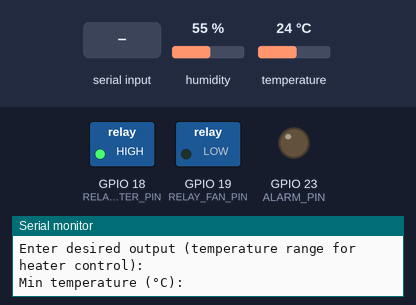
A sketch run on a simulated ESP32. Parts: switched loads named in the sketch (green lamp = pin HIGH), output pins drawn as LEDs (lit = HIGH), the last lines printed to the serial monitor. The test bench sets the inputs (shaded band); at power-on: humidity 55 %, temperature 24 °C.

Above: at 0.8 s.
0.9 s: "90,45\n" received over Serial
At 1.3 s:
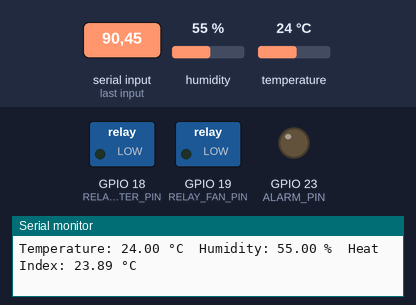
Timing chart, 0 to 3.9 s (numbered marks = the images above; inputs shaded):
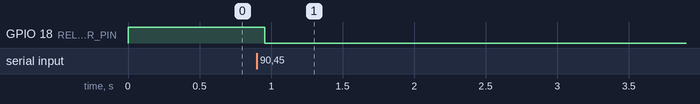

The sketch:

temperature_mode.ino
```cpp
#include "DHT.h"

#define ALARM_PIN 23        // Buzzer pin
#define RELAY_FAN_PIN 19    // Fan relay pin
#define RELAY_HEATER_PIN 18 // Heater relay pin
#define DHTPIN 32           // DHT22 data pin
#define DHTTYPE DHT22

DHT dht(DHTPIN, DHTTYPE);

float minTemp; // Declare minTemp at a higher scope
float maxTemp; // Declare maxTemp at a higher scope

void setup() {
  Serial.begin(115200);
  dht.begin();

  pinMode(ALARM_PIN, OUTPUT);
  pinMode(RELAY_FAN_PIN, OUTPUT);
  pinMode(RELAY_HEATER_PIN, OUTPUT);
  digitalWrite(ALARM_PIN, LOW);      // Turn off the buzzer initially
  digitalWrite(RELAY_FAN_PIN, LOW); // Turn on the fan initially
  digitalWrite(RELAY_HEATER_PIN, HIGH); // Turn on the heater initially

  // Get desired output from the user
  Serial.println("Enter desired output (temperature range for heater control):");
  Serial.println("Min temperature (°C): ");
  while (!Serial.available()) {
    // Wait for user input
  }
  minTemp = Serial.parseFloat(); // Assign user input to minTemp
  Serial.println(minTemp);

  Serial.println("Max temperature (°C): ");
  while (!Serial.available()) {
    // Wait for user input
  }
  maxTemp = Serial.parseFloat(); // Assign user input to maxTemp
  Serial.println(maxTemp);
}

void loop() {
  // Read temperature and humidity from DHT22 sensor
  float temperature = dht.readTemperature();
  float humidity = dht.readHumidity();

  // Check if the readings are valid
  if (isnan(temperature) || isnan(humidity)) {
    Serial.println("Failed to read data from DHT sensor!");
    return;
  }

  // Calculate the heat index
  float heatIndex = dht.computeHeatIndex(temperature, humidity, false);

  // Print temperature, humidity, and heat index values
  Serial.print("Temperature: ");
  Serial.print(temperature);
  Serial.print(" °C\tHumidity: ");
  Serial.print(humidity);
  Serial.print(" %\tHeat Index: ");
  Serial.print(heatIndex);
  Serial.println(" °C");

  // Control the fan, heater, and buzzer based on temperature and user input

    if (temperature < minTemp) {
      digitalWrite(RELAY_HEATER_PIN, HIGH);   // Turn on the heater
      digitalWrite(RELAY_FAN_PIN, LOW);
      if (temperature = minTemp+2) {
         digitalWrite(RELAY_HEATER_PIN, LOW);   // Turn on the heater
      digitalWrite(RELAY_FAN_PIN, LOW);
      }

    }
      digitalWrite(RELAY_HEATER_PIN, LOW);    // Turn off the heater
      digitalWrite(RELAY_FAN_PIN, LOW);
    }
```

Measured:
- after the input at 0.9 s, GPIO 18 (RELAY_HEATER_PIN): HIGH → LOW after 0.06 s
